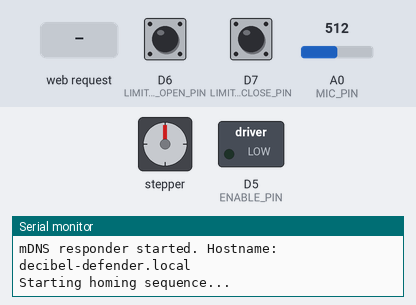
This sketch was run on a simulated ESP8266 (NodeMCU). On the bench: stepper motor, switched loads named in the sketch (green lamp = pin HIGH), the last lines printed to the serial monitor. The test bench sets the inputs (shaded band); at power-on: D6 (LIMIT_SWITCH_OPEN_PIN) HIGH, D7 (LIMIT_SWITCH_CLOSE_PIN) HIGH, A0 (MIC_PIN) = 512. WiFi joins after 1.5 s; servers stay silent unless stated; the local clock reads 2024-03-15 10:24:30 at power-on unless the sketch sets it; EEPROM starts erased; stepper angles assume 200 steps per turn.

Above: at 2.3 s.
2.4 s: D6 (LIMIT_SWITCH_OPEN_PIN) pulled LOW for 0.15 s
At 2.9 s:
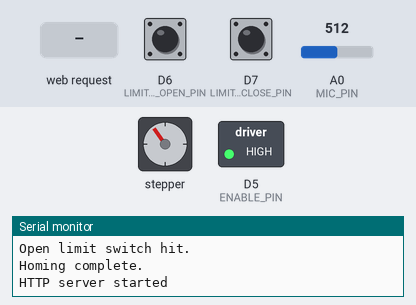
11.1 s: HTTP request GET /close?percent=open received
At 11.25 s:
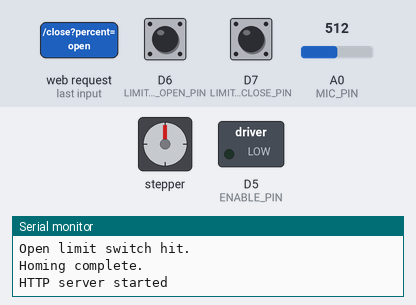
At 11.85 s:
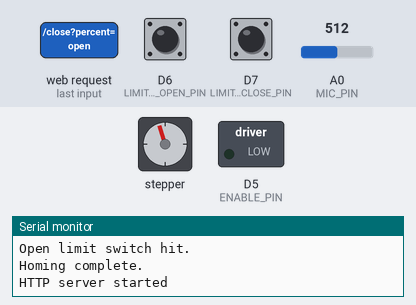
14.1 s: HTTP request GET /open?autoMode=open received
Timing chart, 0 to 20.4 s (numbered marks = the images above; inputs shaded):
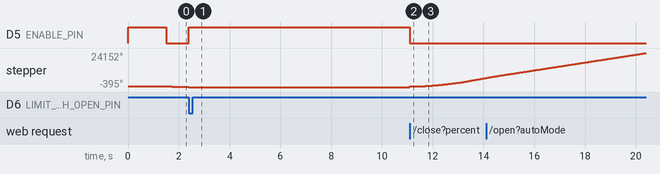

The sketch:

DecibelDefender_ESP8266.ino
```cpp
/*
  Decibel Defender - Standalone ESP8266 Controller (v6.0 - Limit Switches)

  This version adds support for physical limit switches for automatic homing on
  startup and provides a safety mechanism to prevent motor damage.
*/

#include <ESP8266WiFi.h>
#include <WiFiClient.h>
#include <ESP8266WebServer.h>
#include <AccelStepper.h>
#include <NTPClient.h>
#include <WiFiUdp.h>
#include <EEPROM.h>
#include <WiFiManager.h>
#include <ESP8266mDNS.h>

// --- Pin Definitions ---
#define STEP_PIN   D1 // GPIO5
#define DIR_PIN    D2 // GPIO4
#define ENABLE_PIN D5 // GPIO14
#define MIC_PIN    A0

// --- New Limit Switch Pin Definitions ---
#define LIMIT_SWITCH_OPEN_PIN   D6 // GPIO12
#define LIMIT_SWITCH_CLOSE_PIN  D7 // GPIO13

// --- Core Components ---
AccelStepper stepper(AccelStepper::DRIVER, STEP_PIN, DIR_PIN);
ESP8266WebServer server(80);
WiFiUDP ntpUDP;
NTPClient timeClient(ntpUDP, "pool.ntp.org");
WiFiManager wm;

// --- Fixed Motor Configuration ---
const long TOTAL_STEPS = 20000; // Total steps from open to close
const float HOMING_SPEED = 500.0; // Slower speed for homing
const float MAX_SPEED = 2000.0;
const float ACCELERATION = 1000.0;

// --- Settings Struct ---
struct Settings {
  int noiseThreshold;
  bool autoMode;
  bool sunriseOpenEnabled;
  bool sunsetCloseEnabled;
  int sunriseHour;
  int sunsetHour;
  bool autoOpenEnabled;
  bool noiseAutoCloseEnabled;
};
Settings currentSettings;

// --- Global State Variables ---
int noiseLevel = 40;
bool wasClosedByNoise = false;
bool isNightMode = false;
unsigned long lastNoiseCheck = 0;
unsigned long lastTimeCheck = 0;
unsigned long lastMovementTimestamp = 0;
unsigned long noiseExceedsThresholdStart = 0;
const long NOISE_CHECK_INTERVAL = 1000;
const long TIME_CHECK_INTERVAL = 60000;
const int THRESHOLD_DEADBAND = 15;
const int MOVEMENT_COOLDOWN_MS = 10000;
const int NOISE_TRIGGER_DURATION_MS = 3000;


void setup() {
  Serial.begin(115200);
  EEPROM.begin(sizeof(Settings));
  loadSettings();

  pinMode(ENABLE_PIN, OUTPUT);
  digitalWrite(ENABLE_PIN, HIGH); // Start with motor disabled

  // --- Initialize Limit Switches ---
  pinMode(LIMIT_SWITCH_OPEN_PIN, INPUT_PULLUP);
  pinMode(LIMIT_SWITCH_CLOSE_PIN, INPUT_PULLUP);

  stepper.setMaxSpeed(MAX_SPEED);
  stepper.setAcceleration(ACCELERATION);

  // --- Wi-Fi & mDNS Setup ---
  wm.setAPCallback(configModeCallback);
  if (!wm.autoConnect("DecibelDefender-Setup")) {
    Serial.println("Failed to connect. Restarting...");
    ESP.restart();
  }

  Serial.println("\nWiFi connected!");
  Serial.print("IP address: ");
  Serial.println(WiFi.localIP());

  if (MDNS.begin("decibel-defender")) {
    Serial.println("mDNS responder started. Hostname: decibel-defender.local");
  } else {
    Serial.println("Error setting up mDNS responder!");
  }

  // --- Homing Sequence on Startup ---
  homeMotor();

  // --- Time & Server Setup ---
  timeClient.begin();
  timeClient.setTimeOffset(28800); // GMT+8 for Asia/Manila
  setupServerRoutes();
  server.begin();
  MDNS.addService("http", "tcp", 80);
  Serial.println("HTTP server started");
}

void loop() {
  server.handleClient();
  MDNS.update();

  // Always check limit switches for safety
  checkLimitSwitches();

  stepper.run();

  unsigned long now = millis();
  if (now - lastNoiseCheck > NOISE_CHECK_INTERVAL) {
    lastNoiseCheck = now;
    updateNoiseLevel();
    if (currentSettings.autoMode) {
      runAutomationChecks(now);
    }
  }

  if (now - lastTimeCheck > TIME_CHECK_INTERVAL) {
    lastTimeCheck = now;
    timeClient.update();
  }
}

// ======================================================
// CALLBACKS & HANDLERS
// ======================================================
void configModeCallback(WiFiManager *myWiFiManager) {
  Serial.println("Entered config mode");
  Serial.println(WiFi.softAPIP());
  Serial.print("Connect to AP: ");
  Serial.println(myWiFiManager->getConfigPortalSSID());
}

void handleRequestStart() {
    addCorsHeaders();
    // Always update settings from the request, as the dashboard sends them with every action.
    updateSettingsFromRequest();
}

void handleResetWifi() {
  handleRequestStart();
  server.send(200, "text/plain", "OK. Resetting Wi-Fi and restarting.");
  delay(1000);
  wm.resetSettings();
  ESP.restart();
}

void setupServerRoutes() {
  server.onNotFound([]() {
    if (server.method() == HTTP_OPTIONS) {
      server.sendHeader("Access-Control-Allow-Origin", "*");
      server.sendHeader("Access-Control-Max-Age", "10000");
      server.sendHeader("Access-Control-Allow-Methods", "GET,POST,OPTIONS");
      server.sendHeader("Access-Control-Allow-Headers", "Origin, X-Requested-With, Content-Type, Accept");
      server.send(204);
    } else {
      addCorsHeaders();
      server.send(404, "text/plain", "Not Found");
    }
  });

  server.on("/", [](){ addCorsHeaders(); server.send(200, "text/plain", "Decibel Defender Standalone is online!"); });

  server.on("/open", [](){
    handleRequestStart();
    moveCurtain("open", false);
    server.send(200, "text/plain", "OK");
  });

  server.on("/close", [](){
    handleRequestStart();
    moveCurtain("close", false);
    server.send(200, "text/plain", "OK");
  });

  server.on("/goto", [](){
    handleRequestStart();
    if(server.hasArg("percent")) goToPercent(server.arg("percent").toInt());
    server.send(200, "text/plain", "OK");
  });

  server.on("/set", [](){
      handleRequestStart();
      server.send(200, "text/plain", "Settings updated.");
  });

  server.on("/reset-wifi", handleResetWifi);
}

// ======================================================
// AUTOMATION LOGIC
// ======================================================
void updateNoiseLevel() {
  int sensorValue = analogRead(MIC_PIN);
  noiseLevel = map(sensorValue, 0, 1023, 30, 120);
  noiseLevel = constrain(noiseLevel, 30, 120);
}

void runAutomationChecks(unsigned long now) {
  int currentHour = timeClient.getHours();
  int currentMinute = timeClient.getMinutes();

  if (currentMinute == 0) { // Check only at the top of the hour
    if (currentSettings.sunsetCloseEnabled && currentHour == currentSettings.sunsetHour) {
      if (stepper.currentPosition() != TOTAL_STEPS) {
        moveCurtain("close", false);
        isNightMode = true;
      }
    }
    else if (currentSettings.sunriseOpenEnabled && currentHour == currentSettings.sunriseHour) {
      if (stepper.currentPosition() != 0) {
        moveCurtain("open", false);
        isNightMode = false;
      }
    }
  }

  // Noise-based closing
  if (!isNightMode && currentSettings.noiseAutoCloseEnabled) {
    if (noiseLevel > currentSettings.noiseThreshold) {
      if (noiseExceedsThresholdStart == 0) {
        noiseExceedsThresholdStart = now;
      } else if (now - noiseExceedsThresholdStart >= NOISE_TRIGGER_DURATION_MS) {
        if (stepper.currentPosition() != TOTAL_STEPS) {
          moveCurtain("close", true);
        }
        noiseExceedsThresholdStart = 0; // Reset after triggering
      }
    } else {
      noiseExceedsThresholdStart = 0; // Reset if noise drops
    }
  } else {
     noiseExceedsThresholdStart = 0;
  }

  // Noise-based opening
  if (currentSettings.autoOpenEnabled && wasClosedByNoise && noiseLevel <= (currentSettings.noiseThreshold - THRESHOLD_DEADBAND) && stepper.currentPosition() == TOTAL_STEPS) {
    moveCurtain("open", false);
  }
}

// ======================================================
// MOTOR CONTROL & LIMIT SWITCHES
// ======================================================

void homeMotor() {
  Serial.println("Starting homing sequence...");
  digitalWrite(ENABLE_PIN, LOW); // Enable motor

  stepper.setMaxSpeed(HOMING_SPEED); // Use slower speed for homing
  stepper.setAcceleration(ACCELERATION / 2);

  // Move towards the open switch
  stepper.moveTo(-TOTAL_STEPS * 2); // Move a long way in the 'open' direction

  while (digitalRead(LIMIT_SWITCH_OPEN_PIN) == HIGH) {
    stepper.run();
    yield(); // Allow background processes to run
  }

  Serial.println("Open limit switch hit.");
  stepper.stop();
  stepper.setCurrentPosition(0); // This is our new zero position

  // Restore normal operating speed
  stepper.setMaxSpeed(MAX_SPEED);
  stepper.setAcceleration(ACCELERATION);

  digitalWrite(ENABLE_PIN, HIGH); // Disable motor after homing
  Serial.println("Homing complete.");
}

void checkLimitSwitches() {
  // LOW means the switch is pressed
  bool openSwitchPressed = (digitalRead(LIMIT_SWITCH_OPEN_PIN) == LOW);
  bool closeSwitchPressed = (digitalRead(LIMIT_SWITCH_CLOSE_PIN) == LOW);

  if (openSwitchPressed) {
    if (stepper.currentPosition() != 0) {
      Serial.println("! Open limit hit unexpectedly. Resetting position to 0.");
      stepper.stop();
      stepper.setCurrentPosition(0);
    }
  }

  if (closeSwitchPressed) {
    if (stepper.currentPosition() != TOTAL_STEPS) {
      Serial.println("! Close limit hit unexpectedly. Resetting position to max.");
      stepper.stop();
      stepper.setCurrentPosition(TOTAL_STEPS);
    }
  }
}


void moveCurtain(String direction, bool isNoiseTrigger) {
    unsigned long now = millis();
    if (now - lastMovementTimestamp < MOVEMENT_COOLDOWN_MS) return;
    lastMovementTimestamp = now;

    digitalWrite(ENABLE_PIN, LOW);

    if (direction == "open") {
        stepper.moveTo(0);
        wasClosedByNoise = false;
    } else if (direction == "close") {
        stepper.moveTo(TOTAL_STEPS);
        if (isNoiseTrigger) wasClosedByNoise = true;
    }
}

void goToPercent(int percentage) {
    unsigned long now = millis();
    if (now - lastMovementTimestamp < MOVEMENT_COOLDOWN_MS) return;
    lastMovementTimestamp = now;

    percentage = constrain(percentage, 0, 100);
    long targetPos = map(percentage, 0, 100, 0, TOTAL_STEPS);

    digitalWrite(ENABLE_PIN, LOW);
    stepper.moveTo(targetPos);
}

// ======================================================
// SETTINGS & EEPROM
// ======================================================
void updateSettingsFromRequest() {
  bool requiresSave = false;

  if (server.hasArg("noiseThreshold")) { currentSettings.noiseThreshold = server.arg("noiseThreshold").toInt(); requiresSave = true; }
  if (server.hasArg("autoMode")) { currentSettings.autoMode = server.arg("autoMode") == "true"; requiresSave = true; }
  if (server.hasArg("sunriseOpen")) { currentSettings.sunriseOpenEnabled = server.arg("sunriseOpen") == "true"; requiresSave = true; }
  if (server.hasArg("sunsetClose")) { currentSettings.sunsetCloseEnabled = server.arg("sunsetClose") == "true"; requiresSave = true; }
  if (server.hasArg("sunriseHour")) { currentSettings.sunriseHour = server.arg("sunriseHour").toInt(); requiresSave = true; }
  if (server.hasArg("sunsetHour")) { currentSettings.sunsetHour = server.arg("sunsetHour").toInt(); requiresSave = true; }
  if (server.hasArg("autoOpen")) { currentSettings.autoOpenEnabled = server.arg("autoOpen") == "true"; requiresSave = true; }
  if (server.hasArg("noiseAutoClose")) { currentSettings.noiseAutoCloseEnabled = server.arg("noiseAutoClose") == "true"; requiresSave = true; }

  if (requiresSave) {
    saveSettings();
  }
}

void addCorsHeaders() {
  server.sendHeader("Access-Control-Allow-Origin", "*");
}

void loadSettings() {
  EEPROM.get(0, currentSettings);
  // Check if EEPROM is empty/invalid
  if (currentSettings.noiseThreshold < 40 || currentSettings.noiseThreshold > 120 || EEPROM.read(0) == 0xFF) {
    Serial.println("No valid settings found or EEPROM is empty. Loading defaults.");
    currentSettings.noiseThreshold = 75;
    currentSettings.autoMode = true;
    currentSettings.sunriseOpenEnabled = true;
    currentSettings.sunsetCloseEnabled = true;
    currentSettings.sunriseHour = 6;
    currentSettings.sunsetHour = 18;
    currentSettings.autoOpenEnabled = true;
    currentSettings.noiseAutoCloseEnabled = true;
    saveSettings();
  }
  Serial.println("Settings loaded from EEPROM.");
}

void saveSettings() {
  EEPROM.put(0, currentSettings);
  if (EEPROM.commit()) {
    Serial.println("Settings saved to EEPROM.");
  } else {
    Serial.println("ERROR: Failed to save settings to EEPROM.");
  }
}
```

Measured:
- after the input at 2.4 s, D5 (ENABLE_PIN): LOW → HIGH at once; stepper: stops changing and stays -395°
- after the input at 11.1 s, D5 (ENABLE_PIN): HIGH → LOW at once; stepper: keeps turning clockwise at about 2193°/s, starting at once
